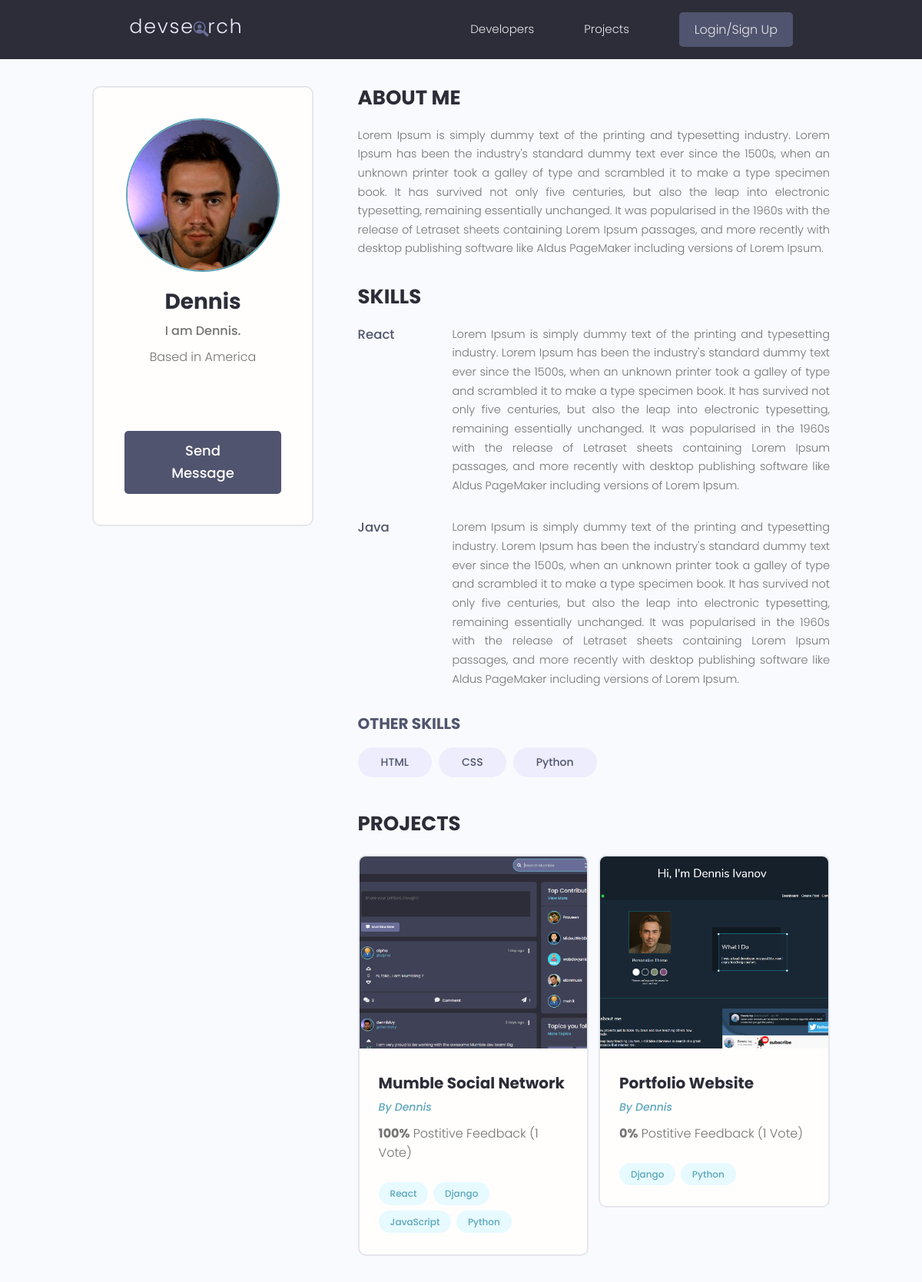
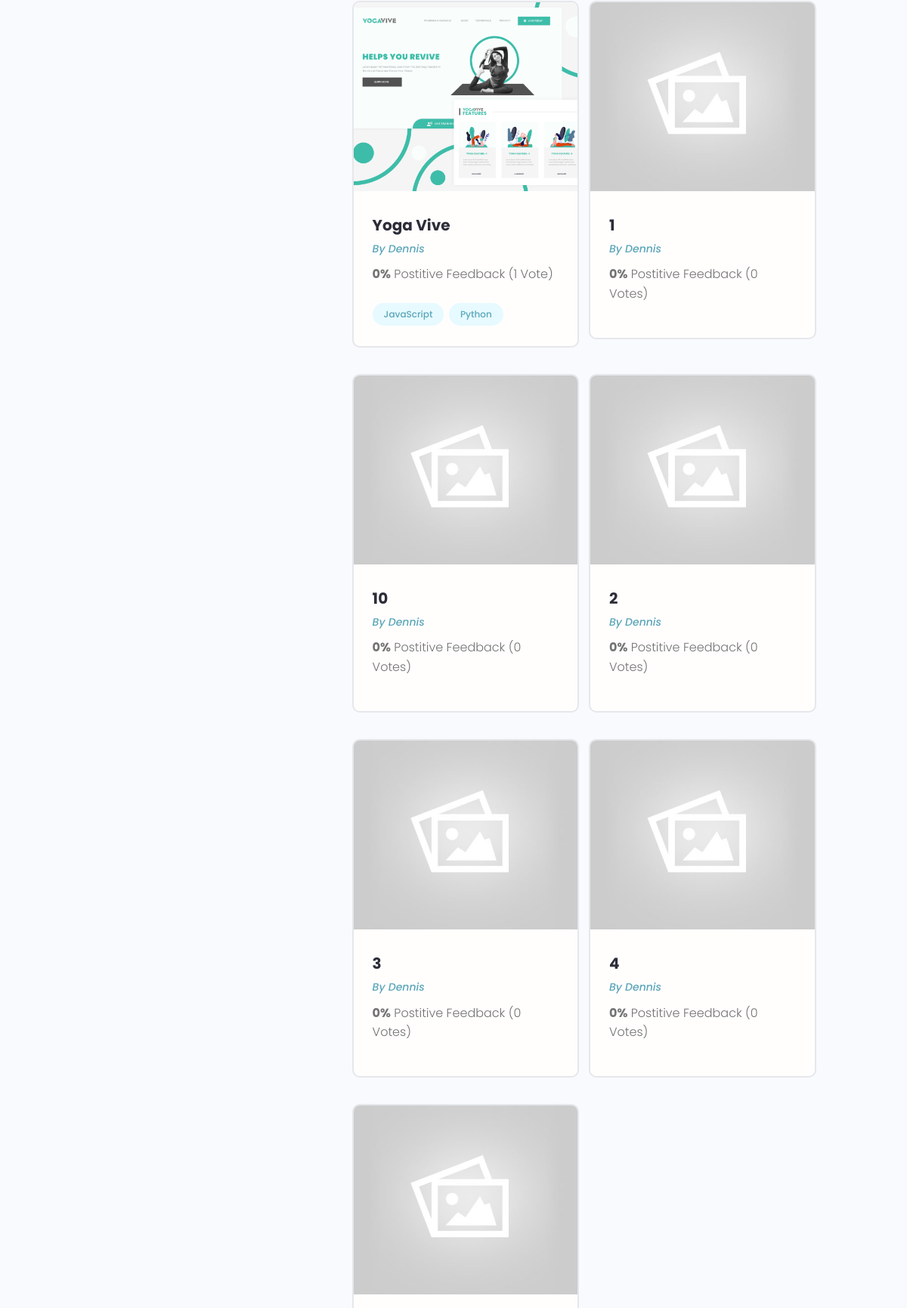
Page /profile/ded3ea42-834e-428f-a743-53bd72529da8/ (upper part) on the committed database (2 pictures, top to bottom).
### users/models.py (models this page shows, shortened)
class Profile(models.Model):
    user = models.OneToOneField(User, on_delete=models.CASCADE, null=True, blank=True)
    name = models.CharField(max_length=200, blank=True, null=True)
    email = models.EmailField(max_length=500, blank=True, null=True)
    username = models.CharField(max_length=200, blank=True, null=True)
    location = models.CharField(max_length=200, blank=True, null=True)
    short_intro = models.CharField(max_length=200, blank=True, null=True)
    bio = models.TextField(blank=True, null=True)
    profile_image = models.ImageField(blank=True, null=True, upload_to='profiles/', default='profiles/user-default.png')
    social_github = models.CharField(max_length=200, blank=True, null=True)
    social_twitter = models.CharField(max_length=200, blank=True, null=True)
    social_linkedin = models.CharField(max_length=200, blank=True, null=True)
    social_youtube = models.CharField(max_length=200, blank=True, null=True)
    social_website = models.CharField(max_length=200, blank=True, null=True)
    created = models.DateTimeField(auto_now_add=True)
    id = models.UUIDField(default=uuid.uuid4, unique=True, primary_key=True, editable=False)

class Skill(models.Model):
    owner = models.ForeignKey(Profile, on_delete=models.CASCADE, null=True, blank=True)
    name = models.CharField(max_length=200, blank=True, null=True)
    description = models.TextField(null=True, blank=True)
    created = models.DateTimeField(auto_now_add=True)
    id = models.UUIDField(default=uuid.uuid4, unique=True, primary_key=True, editable=False)
    def __str__(self):
        return str(self.name)

### projects/models.py (models this page shows, shortened)
class Project(models.Model):
    owner = models.ForeignKey(Profile, null=True, blank=True, on_delete=models.SET_NULL)
    title = models.CharField(max_length=200)
    description = models.TextField(null=True, blank=True)
    featured_image = models.ImageField(null=True, blank=True, default="default.jpg")
    demo_link = models.CharField(max_length=2000, null=True, blank=True)
    source_link = models.CharField(max_length=2000, null=True, blank=True)
    tags = models.ManyToManyField('Tag', blank=True)
    vote_total = models.IntegerField(default=0, null=True, blank=True)
    vote_ratio = models.IntegerField(default=0, null=True, blank=True)
    created = models.DateTimeField(auto_now_add=True)
    id = models.UUIDField(default=uuid.uuid4, unique=True, primary_key=True, editable=False)
    class Meta:
        ordering = ['-vote_ratio', '-vote_total', 'title']

class Tag(models.Model):
    name = models.CharField(max_length=200)
    created = models.DateTimeField(auto_now_add=True)
    id = models.UUIDField(default=uuid.uuid4, unique=True, primary_key=True, editable=False)
    def __str__(self):
        return self.name

### users/views.py (the view)
# urls.py: path('profile/<str:pk>/', views.userProfile, name="user-profile"),
def userProfile(request, pk):
    profile = Profile.objects.get(id=pk)
    topSkills = profile.skill_set.exclude(description__exact="")
    otherSkills = profile.skill_set.filter(description="")
    context = {'profile': profile, 'topSkills': topSkills, 'otherSkills': otherSkills}
    return render(request, 'users/user-profile.html', context)

### users/templates/users/user-profile.html (shortened to what this page needs)
{% extends 'main.html' %}
{% block content %}
 <main class="profile my-md">
  <div class="container">
    <div class="layout">
      <div class="column column--1of3">
        <div class="card text-center">
          <div class="card__body dev">
            <img class="avatar avatar--xl" src="{{ profile.profile_image.url }}" />
            <h2 class="dev__name">{{profile.name}}</h2>
            <p class="dev__title">{{profile.short_intro}}</p>
            <p class="dev__location">Based in {{profile.location}}</p>
            <ul class="dev__social">
            </ul>
            {% if request.user.profile.id != profile.id %}
            <a href="{% url 'create-message' profile.id %}" class="btn btn--sub btn--lg">Send Message</a>
            {% endif %}
          </div>
        </div>
      </div>
      <div class="column column--2of3">
        <div class="devInfo">
          <h3 class="devInfo__title">About Me</h3>
          <p class="devInfo__about">{{profile.bio}}</p>
        </div>
        <div class="devInfo">
          <h3 class="devInfo__title">Skills</h3>
          <div class="devInfo__skills">
            {% for skill in topSkills %}
            <div class="devSkill">
              <h4 class="devSkill__title">{{skill.name}}</h4>
              <p class="devSkill__info">{{skill.description}}</p>
            </div>
            {% endfor %}
            <h3 class="devInfo__subtitle">Other Skills</h3>
            <div class="devInfo__otherSkills">
              {% for skill in otherSkills %}
              <span class="tag tag--pill tag--sub tag--lg">
                <small>{{skill}}</small>
              </span>
              {% endfor %}
            </div>
          </div>
        </div>
        <div class="devInfo">
          <h3 class="devInfo__title">Projects</h3>
          <div class="grid grid--two">
            {% for project in profile.project_set.all %}
            <div class="column">
              <div class="card project">
                <a href="{% url 'project' project.id %}" class="project">
                  <img class="project__thumbnail" src="{{project.featured_image.url}}" alt="project thumbnail" />
                  <div class="card__body">
                    <h3 class="project__title">{{project.title}}</h3>
                    <p><a class="project__author" href="{% url 'user-profile' project.owner.id %}">By {{project.owner.name}}</a></p>
                    <p class="project--rating">
                      <span style="font-weight: bold;">{{project.vote_ratio}}%</span> Postitive
                      Feedback ({{project.vote_total}} Vote{{project.vote_total|pluralize:"s"}})
                    </p>
                    <div class="project__tags">
                      {% for tag in project.tags.all %}
                      <span class="tag tag--pill tag--main">
                        <small>{{tag}}</small>
                      </span>
                      {% endfor %}
                    </div>
                  </div>
                </a>
              </div>
            </div>
            {% endfor %}
          </div>
        </div>
      </div>
    </div>
  </div>
</main>
{% endblock content %}

### static/styles/app.css (style rules this page uses)
:root { --color-sub: #2d2d39; }
.btn--sub { background-color: var(--color-sub-light); }
.card { border: 2px solid var(--color-light); }
img { width: 100%; }
.profile .card > .dev { padding: 4rem; }
.dev__name { color: var(--color-sub); font-size: 2.8rem; font-weight: 700; margin-top: 1rem; margin-bottom: 0.5rem; }
.dev__title { font-size: 1.6rem; font-weight: 500; line-height: 1.3; }
.dev__location { margin-top: 1rem; }
.dev__social { margin: 3rem 0; list-style: none; display: flex; justify-content: center; gap: 1.5rem; }
.devInfo { margin-bottom: 3rem; }
.devInfo__title, .devInfo__subtitle { font-size: 2.6rem; color: var(--color-sub); text-transform: uppercase; font-weight: 700; margin-bottom: 1.5rem; }
.devInfo__subtitle { font-size: 2rem; color: var(--color-sub-light); }
.devInfo__about, .devSkill__info { font-size: 1.45rem; line-height: 1.7; text-align: justify; }
.devSkill { margin-bottom: 3rem; }
.devSkill__title { font-size: 1.65rem; font-weight: 500; color: var(--color-sub-light); }
@media screen and (min-width: 700px) { .devSkill { display: flex; justify-content: space-between; gap: 3rem; } }
@media screen and (min-width: 700px) { .devSkill__info { flex-basis: 80%; } }
.project__author { font-size: 1.4rem; font-style: italic; }
.project--rating { margin-bottom: 1.6em; margin-top: .5em; }
.project__thumbnail { height: 25rem; object-fit: cover; object-position: top center; }
.project__title { font-size: 2rem; font-weight: 700; color: var(--color-sub); }

### static/uikit/styles/modules/_variables.css (style rules this page uses)
:root { --color-main: #5aa5b9; --color-main-light: #e6faff; --color-sub: #3f4156; --color-sub-light: #51546e; --color-sub-lighter: #ededfd; --color-text: #737373; --color-gray: #8b8b8b; --color-light: #e5e7eb; --color-light-gray: #767676; --color-bg: #f8fafd; --color-white: #fffefd; --color-white-light: #f3f3f3; --color-success: #359e64; --color-success-bg: #def8e8; --color-error: #fc4b0b; --color-error-bg: #fff2ee; --font-base: 'Poppins', arial, helvetica, 'Segoe UI', roboto, ubuntu, sans-serif; --font-monospace: 'Fira Code', 'Courier New', courier, monospace; --font-regular: 300; --font-medium: 500; --font-bold: 700; --generic-shadow: 1px 1px 5px #00000010; --generic-transition: all 0.3s ease-in-out; }

### static/uikit/styles/modules/_base.css (style rules this page uses)
* { margin: 0; padding: 0; box-sizing: border-box; text-rendering: optimizeLegibility; color: inherit; font-size: inherit; }
html { font-size: 50%; }
@media only screen and (min-width: 480px) { html { font-size: 56.25%; } }
@media only screen and (min-width: 1200px) { html { font-size: 62.5%; } }
body { line-height: 1.6; font-weight: 400; font-size: 1.5rem; color: var(--color-text); background-color: var(--color-bg); min-height: 100vh; }

### static/uikit/styles/modules/_typography.css (style rules this page uses)
* { font-family: var(--font-base); }
h2 { font-size: 3.6rem; font-weight: var(--font-bold); }
h3 { font-size: 3.2rem; font-weight: var(--font-medium); }
h4 { font-size: 2.8rem; font-weight: var(--font-medium); }
p, span, strong { font-size: 1.6rem; color: var(--color-text); font-weight: var(--font-regular); }
a { padding-bottom: 2px; text-decoration: none; display: inline-block; color: var(--color-main); font-weight: var(--font-medium); }

### static/uikit/styles/modules/_utilities.css (style rules this page uses)
.container { width: 92%; max-width: 165rem; margin: 0 auto; box-sizing: border-box; }
@media screen and (min-width: 1000px) { .container { width: 90%; } }
@media screen and (min-width: 1200px) { .container { width: 80%; } }
.text-center { text-align: center; }
.my-md { margin: 3rem auto; }

### static/uikit/styles/modules/_avatar.css (style rules this page uses)
.avatar { border-radius: 50%; border: 2px solid var(--color-main); object-fit: cover; }
.avatar--xl { height: 20rem; width: 20rem; }

### static/uikit/styles/modules/_button.css (style rules this page uses)
.btn { display: inline-block; position: relative; cursor: pointer; background-color: var(--color-light); font-weight: var(--font-medium); color: var(--color-sub); text-decoration: none; padding: 1rem 2rem; border-radius: 0.5rem; border: none; width: -webkit-fit-content; width: -moz-fit-content; width: fit-content; height: -webkit-fit-content; height: -moz-fit-content; height: fit-content; font-size: 1.6rem; outline-width: 0; outline-color: transparent; -webkit-backface-visibility: hidden; backface-visibility: hidden; transition: all 0.3s ease-in-out; }
.btn--sub { background-color: var(--color-sub); color: var(--color-white); }
.btn--lg { font-size: 1.8rem; padding: 1.2rem 4.5rem; }

### static/uikit/styles/modules/_card.css (style rules this page uses)
.card { border-radius: 1rem; background-color: var(--color-white); border: 1.5px solid var(--color-light); width: auto; height: auto; margin-top: 0.5rem; margin-bottom: 0.5rem; overflow: hidden; }
.card__body, .card__header { padding: 2rem 2.5rem; }

### rows in the picture
Profile: profile_image (picture), name "Dennis", short_intro "I am Dennis.", location "America", bio "Lorem Ipsum is simply dummy text of the printing and typesetting industry. Lorem Ipsum has been the industry's standard dummy text ever since the 1500s, when an unknown printer took a galley of type and scrambled it to make a type specimen book. It has survived not only five centuries, but also the leap into electronic typesetting, remaining essentially unchanged. It was popularised in the 1960s with the release of Letraset sheets containing Lorem Ipsum passages, and more recently with desktop publishing software like Aldus PageMaker including versions of Lorem Ipsum."
Skill: name "React", description "Lorem Ipsum is simply dummy text of the printing and typesetting industry. Lorem Ipsum has been the industry's standard dummy text ever since the 1500s, when an unknown printer took a galley of type and scrambled it to make a type specimen book. It has survived not only five centuries, but also the leap into electronic typesetting, remaining essentially unchanged. It was popularised in the 1960s with the release of Letraset sheets containing Lorem Ipsum passages, and more recently with desktop publishing software like Aldus PageMaker including versions of Lorem Ipsum."
Skill: name "Java", description "Lorem Ipsum is simply dummy text of the printing and typesetting industry. Lorem Ipsum has been the industry's standard dummy text ever since the 1500s, when an unknown printer took a galley of type and scrambled it to make a type specimen book. It has survived not only five centuries, but also the leap into electronic typesetting, remaining essentially unchanged. It was popularised in the 1960s with the release of Letraset sheets containing Lorem Ipsum passages, and more recently with desktop publishing software like Aldus PageMaker including versions of Lorem Ipsum."
Skill: name "HTML"
Skill: name "CSS"
Skill: name "Python"
Project: featured_image (picture), title "Mumble Social Network", owner.name "Dennis", vote_ratio "100", vote_total "1"
Tag: name "React"
Tag: name "Django"
Tag: name "JavaScript"
Tag: name "Python"
Project: featured_image (picture), title "Portfolio Website", owner.name "Dennis", vote_ratio "0", vote_total "1"
Project: featured_image (picture), title "Yoga Vive", owner.name "Dennis", vote_ratio "0", vote_total "1"
Project: featured_image (placeholder picture), title "1", owner.name "Dennis", vote_ratio "0", vote_total "0"
Project: featured_image (placeholder picture), title "10", owner.name "Dennis", vote_ratio "0", vote_total "0"
Project: featured_image (placeholder picture), title "2", owner.name "Dennis", vote_ratio "0", vote_total "0"
Project: featured_image (placeholder picture), title "3", owner.name "Dennis", vote_ratio "0", vote_total "0"
Project: featured_image (placeholder picture), title "4", owner.name "Dennis", vote_ratio "0", vote_total "0"
Project: featured_image (placeholder picture)
